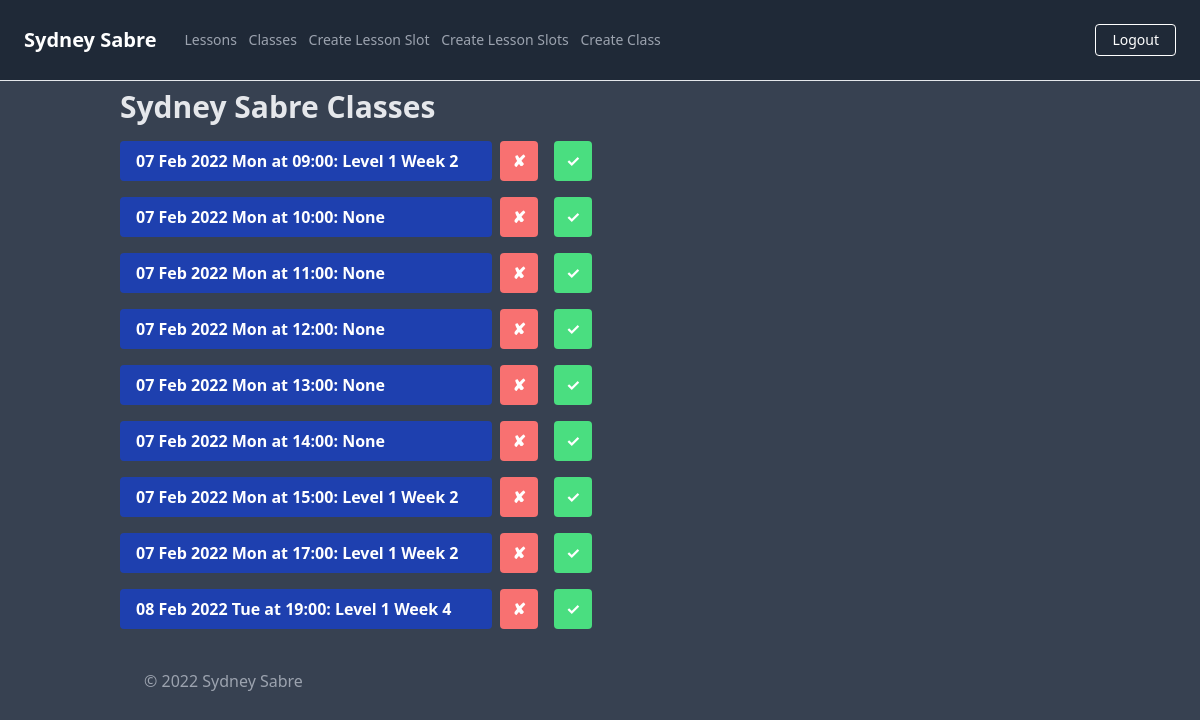
Page /classes (signed in) on the committed database.
### app/models.py (models this page shows)
class ClassSlot(db.Model):
    __tablename__ = "class_slots"
    id = db.Column(db.Integer, primary_key=True)
    date = db.Column(db.Date, nullable=False)
    time = db.Column(db.Time, nullable=False)
    class_name = db.Column(db.String(250), nullable=True)
    class_description = db.Column(db.String(500), nullable=True)
    completed = db.Column(db.Boolean, default=False, nullable=True)
    students = db.relationship("Student")

### app/routes.py (the view)
@app.route('/classes')
def show_classes():
    classes = ClassSlot.query.all()
    classes = sorted(classes, key=lambda slot: slot.time)
    classes = sorted(classes, key=lambda slot: slot.date)
    return render_template('classes.html', classes=classes)

### app/models.py (called while the page is built)
@login.user_loader
def load_user(id):
    return User.query.get(int(id))

### app/templates/classes.html (shortened to what this page needs)
{% extends "base.html" %}
{% block title %}
Sydney Sabre Classes
{% endblock %}
{% block content %}
    <div class="container">
        <h1 class="text-gray-200 my-2 text-3xl font-bold">{{ self.title() }}</h1>
        {% for class in classes %}
        <div class="flex mr-auto my-4 w-full md:w-3/4 lg:w-1/2">
            {% if current_user.is_admin: %}
            <div class="flex grow">
                {% if class.completed == True %}
                <p class="grow bg-gray-700 line-through text-white font-bold py-2 px-4 rounded">
                    {{ class.date.strftime('%d %b %Y %a') }} at {{ class.time.strftime('%H:%M')}}: {{ class.class_name }}
                </p>
                {% else %}
                <a class="grow bg-blue-800 hover:bg-blue-400 text-white font-bold py-2 px-4 rounded"
                    href="{{ url_for('book_class', class_slot_id=class.id) }}">
                    {{ class.date.strftime('%d %b %Y %a') }} at {{ class.time.strftime('%H:%M')}}: {{ class.class_name }}
                </a>
                {% endif %}
            </div>
            <div class="flex">
                <a class="bg-red-400 hover:bg-red-200 text-white font-bold mx-2 px-3 py-2 rounded"
                    href="{{ url_for('delete_class', class_id=class.id ) }}">
                    ✘
                </a>
            </div>
            <div class="flex">
                <a class="bg-green-400 hover:bg-green-200 text-white font-bold mx-2 px-3 py-2 rounded"
                href="{{ url_for('toggle_complete_class', class_id=class.id ) }}">
                    ✓
                </a>
            </div>
            {% endif %}
        </div>
        {% endfor %}
{% endblock %}

### app/static/css/main.css (style rules this page uses)
html { line-height: 1.5; -webkit-text-size-adjust: 100%; -moz-tab-size: 4; -o-tab-size: 4; tab-size: 4; font-family: ui-sans-serif, system-ui, -apple-system, BlinkMacSystemFont, "Segoe UI", Roboto, "Helvetica Neue", Arial, "Noto Sans", sans-serif, "Apple Color Emoji", "Segoe UI Emoji", "Segoe UI Symbol", "Noto Color Emoji"; }
body { margin: 0; line-height: inherit; }
h1, h2, h3, h4, h5, h6 { font-size: inherit; font-weight: inherit; }
a { color: inherit; text-decoration: inherit; }
blockquote, dl, dd, h1, h2, h3, h4, h5, h6, hr, figure, p, pre { margin: 0; }
.container { width: 100%; margin-right: auto; margin-left: auto; padding-right: 2rem; padding-left: 2rem; }
@media (min-width: 640px) { .container { max-width: 640px; } }
@media (min-width: 768px) { .container { max-width: 768px; } }
@media (min-width: 1024px) { .container { max-width: 1024px; } }
.my-2 { margin-top: 0.5rem; margin-bottom: 0.5rem; }
.my-4 { margin-top: 1rem; margin-bottom: 1rem; }
.mx-2 { margin-left: 0.5rem; margin-right: 0.5rem; }
.mr-auto { margin-right: auto; }
.flex { display: flex; }
.w-full { width: 100%; }
.grow { flex-grow: 1; }
.rounded { border-radius: 0.25rem; }
.bg-gray-700 { --tw-bg-opacity: 1; background-color: rgb(55 65 81 / var(--tw-bg-opacity)); }
.bg-red-400 { --tw-bg-opacity: 1; background-color: rgb(248 113 113 / var(--tw-bg-opacity)); }
.bg-blue-800 { --tw-bg-opacity: 1; background-color: rgb(30 64 175 / var(--tw-bg-opacity)); }
.bg-green-400 { --tw-bg-opacity: 1; background-color: rgb(74 222 128 / var(--tw-bg-opacity)); }
.px-4 { padding-left: 1rem; padding-right: 1rem; }
.py-2 { padding-top: 0.5rem; padding-bottom: 0.5rem; }
.px-3 { padding-left: 0.75rem; padding-right: 0.75rem; }
.text-3xl { font-size: 1.875rem; line-height: 2.25rem; }
.font-bold { font-weight: 700; }
.text-white { --tw-text-opacity: 1; color: rgb(255 255 255 / var(--tw-text-opacity)); }
.text-gray-200 { --tw-text-opacity: 1; color: rgb(229 231 235 / var(--tw-text-opacity)); }
@media (min-width: 768px) { .md\:w-3\/4 { width: 75%; } }
@media (min-width: 1024px) { .lg\:w-1\/2 { width: 50%; } }

### rows in the picture
ClassSlot: date "07 Feb 2022 Mon", time "09:00", class_name "Level 1 Week 2"
ClassSlot: date "07 Feb 2022 Mon", time "10:00", class_name "None"
ClassSlot: date "07 Feb 2022 Mon", time "11:00", class_name "None"
ClassSlot: date "07 Feb 2022 Mon", time "12:00", class_name "None"
ClassSlot: date "07 Feb 2022 Mon", time "13:00", class_name "None"
ClassSlot: date "07 Feb 2022 Mon", time "14:00", class_name "None"
ClassSlot: date "07 Feb 2022 Mon", time "15:00", class_name "Level 1 Week 2"
ClassSlot: date "07 Feb 2022 Mon", time "17:00", class_name "Level 1 Week 2"
ClassSlot: date "08 Feb 2022 Tue", time "19:00", class_name "Level 1 Week 4"
